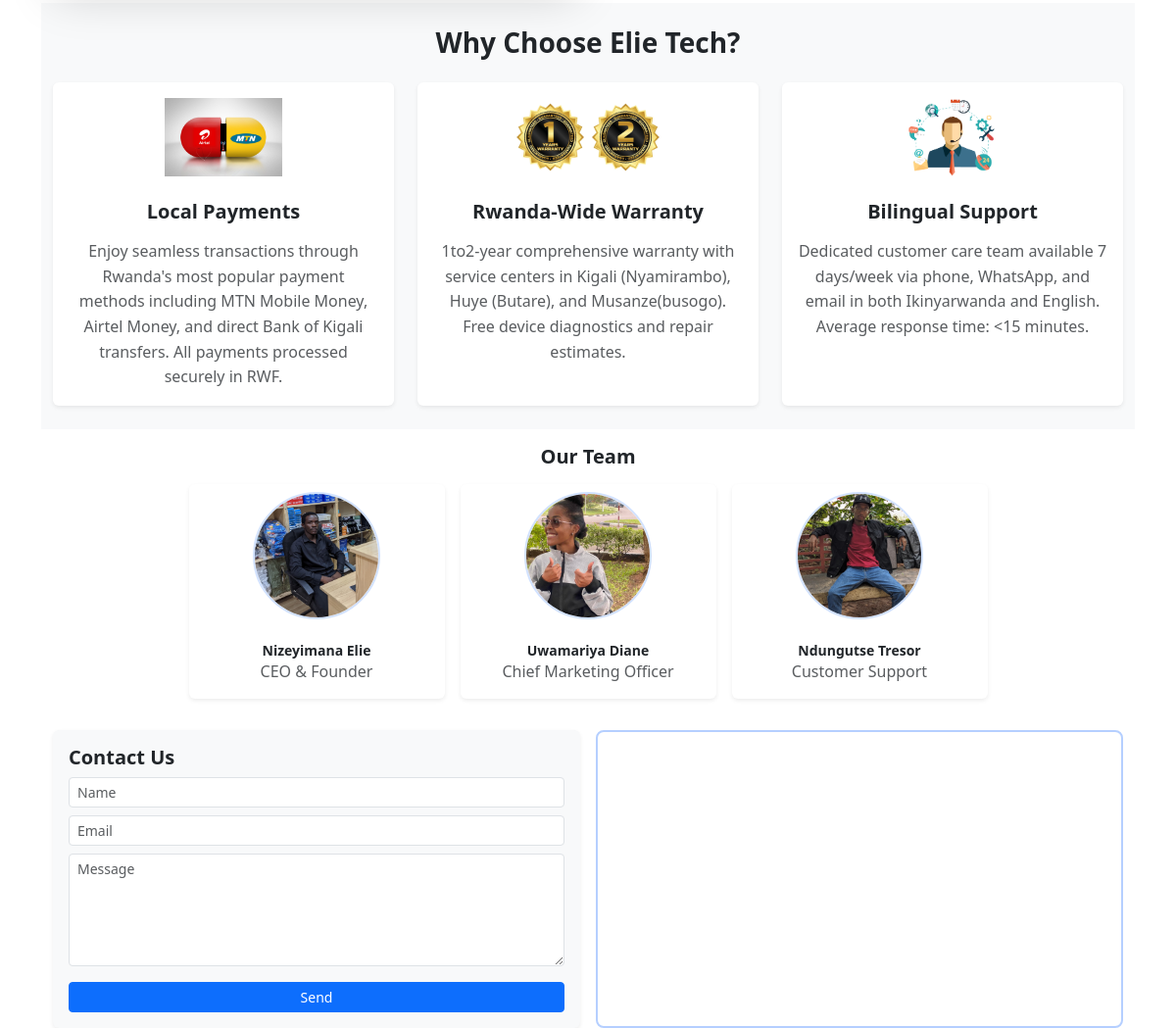
/about/ (middle part), run on an earlier commit of the app's database.
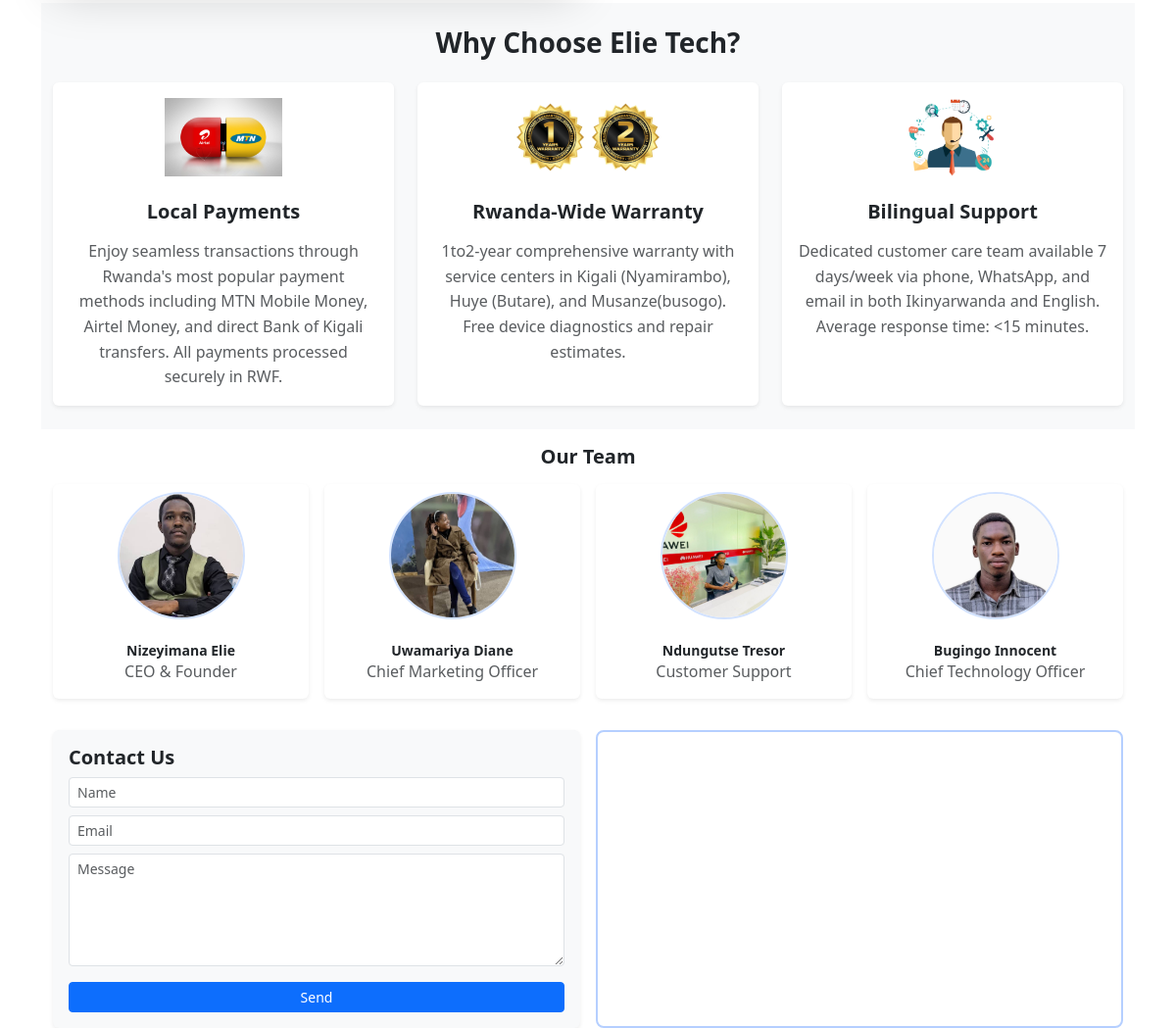
And on a later commit of the database.
### store/models.py (models this page shows, shortened)
class TeamMember(models.Model):
    ROLE_CHOICES = [
        ('CEO', 'CEO & Founder'),
        ('CTO', 'Chief Technology Officer'),
        ('CMO', 'Chief Marketing Officer'),
        ('DEV', 'Software Developer'),
        ('DESIGNER', 'UI/UX Designer'),
        ('SUPPORT', 'Customer Support'),
        ('agent', 'Agent'),
        ('MARKETING', 'Marketing Specialist'),
        ('HR', 'Human Resource Manager'),
        ('FINANCE', 'Finance Manager'),
        ('OTHER', 'Other'),
    ]
    name = models.CharField(max_length=100)
    role = models.CharField(max_length=20, choices=ROLE_CHOICES, default='DEV')
    image = models.ImageField(upload_to='team_images/')

### store/views.py (the view)
# urls.py: path('about/', views.about_view, name='about'),
def about_view(request):
    team_members = TeamMember.objects.all()
    return render(request, 'about.html', {'team_members': team_members})

### store/context_processors.py (called while the page is built)
def unread_message_count(request):
    unread_count = 0
    if request.user.is_authenticated:
        unread_count = Message.objects.filter(
            recipient=request.user,  # <-- Fix here
            is_read=False
        ).count()
    return {'unread_message_count': unread_count}

### templates/about.html (shortened to what the changed rows need)
{% extends 'base.html' %}
{% load static %}
{% block content %}
<section class="py-3">
    <div class="container">
        <div class="row g-3 justify-content-center">
            {% for team_member in team_members %}
            <div class="col-6 col-md-4 col-lg-3">
                <div class="card border-0 shadow-sm text-center p-2 h-100">
                    <div class="card-img-wrapper mb-3 mx-auto"
                         style="border: 2px solid rgba(108, 159, 255, 0.3); border-radius: 50%; overflow: hidden; width: 130px; height: 130px; transition: all 0.3s ease;">
                        <img src="{{ team_member.image.url }}"
                             alt="{{ team_member.name }}"
                             class="card-img-top"
                             style="width: 100%; height: 100%; object-fit: cover;">
                    </div>
                    <div class="card-body p-2">
                        <h6 class="card-title mb-0 fw-bold small">{{ team_member.name }}</h6>
                        <p class="card-text text-muted x-small mb-0">{{ team_member.get_role_display }}</p>
                    </div>
                </div>
            </div>
            {% endfor %}
        </div>
    </div>
</section>
{% endblock %}

What changed in the data, as far as the page shows it:
changed TeamMember "CEO & Founder": image: a different picture
changed TeamMember "Chief Marketing Officer": image: a different picture
changed TeamMember "Customer Support": image: a different picture
added TeamMember: image (picture), name "Bugingo Innocent", role "Chief Technology Officer"
